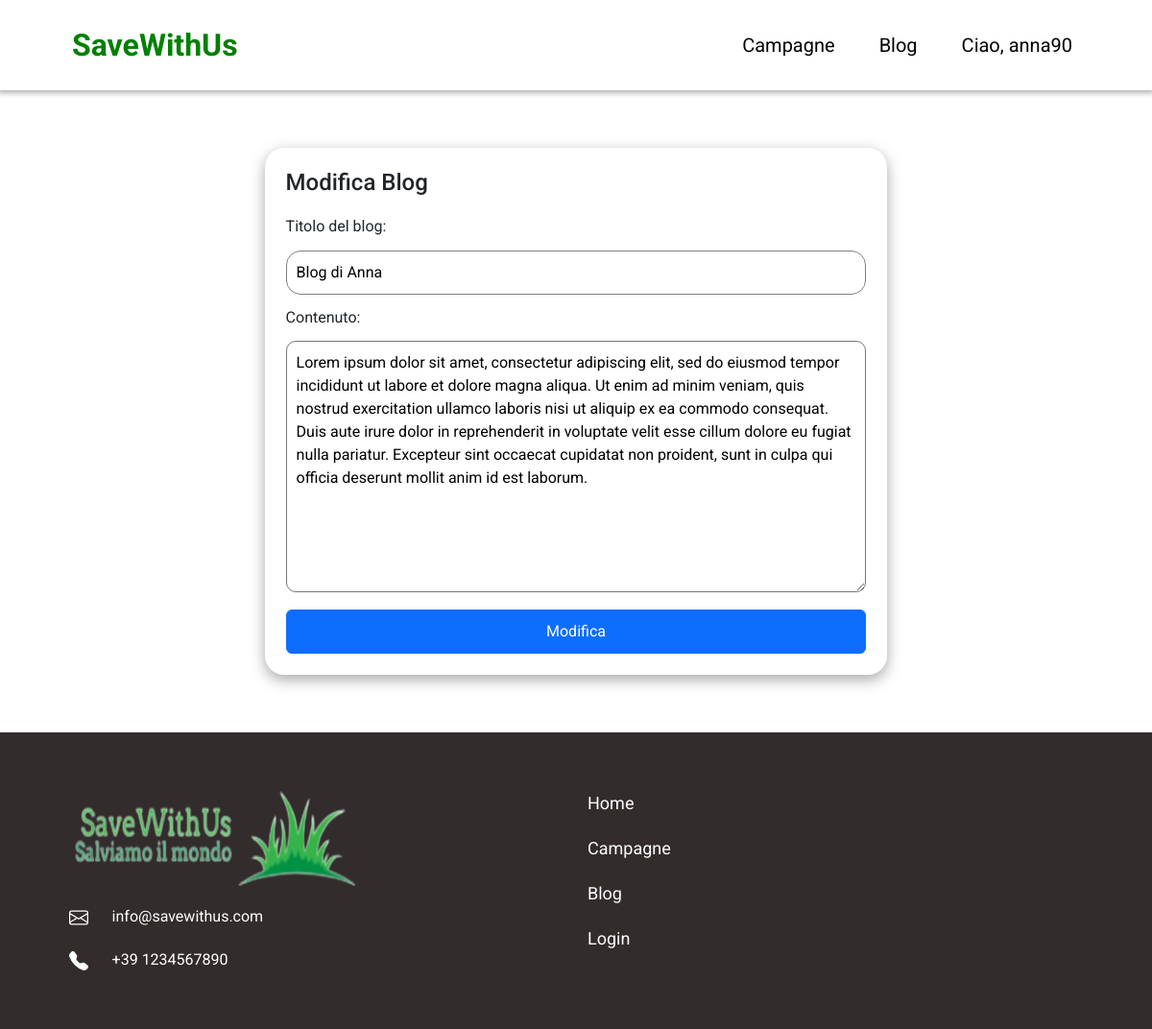
The page /new_blog.php?id=3 (signed in) on the database its author committed.
### tables this page shows
CREATE TABLE `blog` (
  `id_blog` int(11) NOT NULL,
  `titolo` varchar(50) NOT NULL,
  `testo` varchar(700) NOT NULL,
  `created` date NOT NULL,
  `stato` int(11) NOT NULL,
  `autore` int(11) NOT NULL
);

### new_blog.php (the view, shortened to what this page needs)
<?php
include("./functions.php");
?>
<!DOCTYPE html>
<html lang="en">
<head>
    <link rel="stylesheet" href="./style/style.css">
    <link rel="stylesheet" href="./style/blog.css">
    <link rel="stylesheet" href="./style/newblog.css">
    <link href="https://cdn.jsdelivr.net/npm/bootstrap@5.3.3/dist/css/bootstrap.min.css" rel="stylesheet">
</head>
<body>
    <?php include "navbar.php" ?>
    <?php if(!isset($_GET['id'])){?>
    <div class="main-blog">
        <div class="card-center">
            <h4>Nuovo Blog</h4>
            <form action="<?php echo htmlspecialchars($_SERVER['PHP_SELF']) ?>" method="post">
                <label>Titolo del blog:</label>
                <input type="text" class="input-title" placeholder="Dai un titolo al tuo blog" name="title-blog">
                <label>Contenuto: </label>
                <textarea name="descrizione" rows="10" id="textarea-content" placeholder="Scrivi qua il contenuto del tuo blog"></textarea>
                <input type="submit" class="btn btn-primary pubb-blog" name="pubb-blog" value="Pubblica">
            </form>
        </div>
    </div>
    <?php }else{
        $sql = "SELECT blog.autore, blog.id_blog, blog.titolo, blog.testo FROM blog WHERE blog.id_blog=".$_GET['id'];
        $ris = $conn->query($sql);
        if($ris->num_rows == 1){
            $data = $ris->fetch_assoc();
        }else{
            header("location: user.php?page=blog");
        }
        ?>
        <div class="main-blog">
        <div class="card-center">
            <h4>Modifica Blog</h4>
            <form action="<?php echo htmlspecialchars($_SERVER['PHP_SELF'])."?id=".$_GET['id'] ?>" method="post">
                <label>Titolo del blog:</label>
                <input type="text" class="input-title" placeholder="Dai un titolo al tuo blog" name="title-blog" value="<?= $data['titolo']?>">
                <label>Contenuto: </label>
                <textarea name="descrizione" rows="10" id="textarea-content" placeholder="Scrivi qua il contenuto del tuo blog"><?= $data['testo']?></textarea>
                <input type="submit" class="btn btn-primary pubb-blog" name="mod-blog" value="Modifica">
            </form>
        </div>
    </div>
    <?php } ?>
    <?php include "footer.php" ?>
</body>
</html>

### style/style.css (style rules this page uses)
* { margin: 0; font-family: "Roboto", sans-serif; }

### style/blog.css (style rules this page uses)
html, body { height: 100%; }
* { margin: 0; }
.main-blog { margin: 5%; }

### style/newblog.css (style rules this page uses)
* { margin: 0; }
html, body { height: 100%; }
.card-center { padding: 2%; border-radius: 20px; box-shadow: rgba(0, 0, 0, 0.35) 0px 5px 15px; margin-right: 20%; margin-left: 20%; }
.card-center form { display: grid; }
.card-center form label { margin-top: 2%; }
.card-center form .input-title { margin-top: 2%; padding: 10px; border-radius: 15px; border: 1px solid grey; }
.card-center form #textarea-content { margin-top: 2%; padding: 10px; border-radius: 10px; }
.card-center form .pubb-blog { margin-top: 3%; padding: 10px; }

### rows shown on the page
blog: title-blog "Blog di Anna", descrizione "Lorem ipsum dolor sit amet, consectetur adipiscing elit, sed do eiusmod tempor incididunt ut labore et dolore magna aliqua. Ut enim ad minim veniam, quis nostrud exercitation ullamco laboris nisi ut aliquip ex ea commodo consequat. Duis aute irure dolor in reprehenderit in voluptate velit esse cillum dolore eu fugiat nulla pariatur. Excepteur sint occaecat cupidatat non proident, sunt in culpa qui officia deserunt mollit anim id est laborum."

### other values the page prints
$_SESSION['username'] "anna90"
